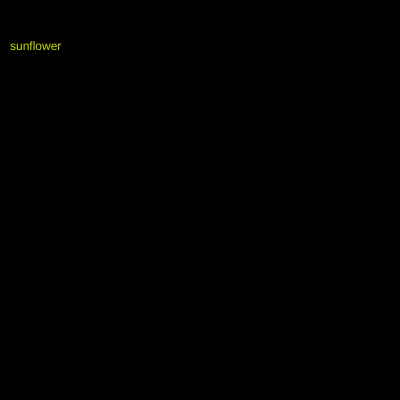
Frame 1 (no input)
Frame 60 (no input): identical to frame 1, image omitted
Frame 120 (the mouse pressed at the canvas centre since frame 60): identical to frame 1, image omitted

The p5.js sketch that drew this single still picture (run headless with seeded random() and noise() and a simulated clock; from frame 60 on, the mouse is pressed at the canvas centre):

// p5.js sketch
// ── sketch.js
let flower;

function setup() {
  createCanvas(400, 400);
  flower = {
      name: 'sunflower',
      c: color(200,220,0)
  }
}

function draw() {
    background(0);
    
    fill(flower.c);
    text(flower.name, 10, 50);

}
